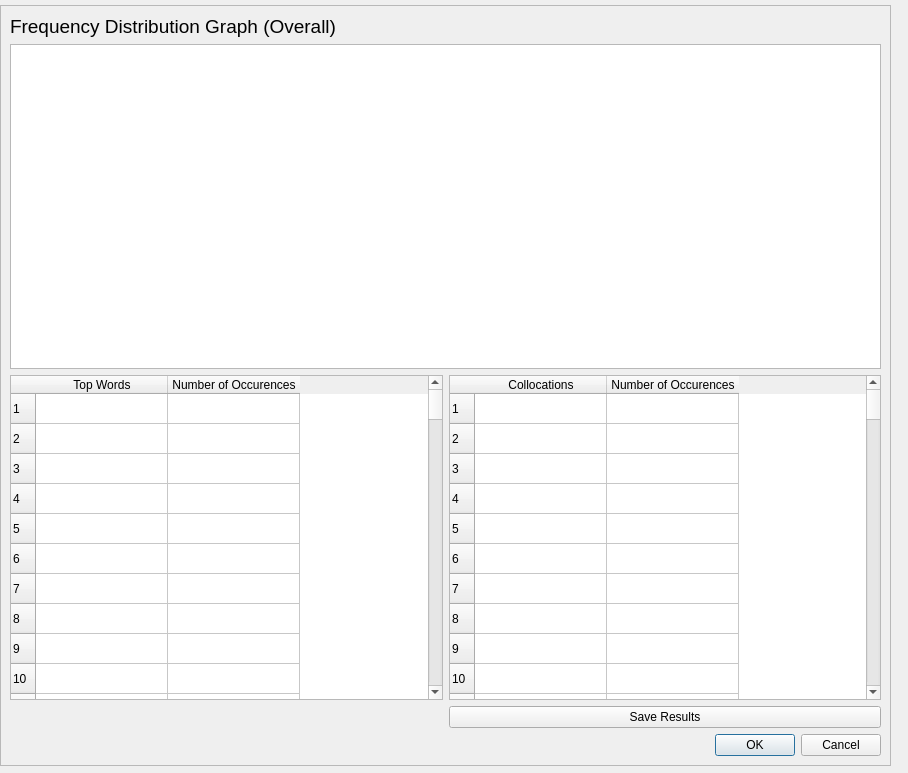
<?xml version="1.0" encoding="UTF-8"?>
<ui version="4.0">
 <class>FreqDistDialog</class>
 <widget class="QDialog" name="FreqDistDialog">
  <property name="geometry">
   <rect>
    <x>0</x>
    <y>0</y>
    <width>908</width>
    <height>773</height>
   </rect>
  </property>
  <property name="windowTitle">
   <string>Frequency Distribution Results</string>
  </property>
  <property name="sizeGripEnabled">
   <bool>false</bool>
  </property>
  <widget class="QFrame" name="frFreqDist">
   <property name="geometry">
    <rect>
     <x>0</x>
     <y>5</y>
     <width>891</width>
     <height>761</height>
    </rect>
   </property>
   <property name="frameShape">
    <enum>QFrame::StyledPanel</enum>
   </property>
   <property name="frameShadow">
    <enum>QFrame::Raised</enum>
   </property>
   <layout class="QGridLayout" name="gridLayout">
    <item row="0" column="0">
     <widget class="QLabel" name="lblFreqDistGrapg">
      <property name="font">
       <font>
        <pointsize>14</pointsize>
       </font>
      </property>
      <property name="text">
       <string>Frequency Distribution Graph (Overall)</string>
      </property>
     </widget>
    </item>
    <item row="1" column="0" colspan="2">
     <widget class="QGraphicsView" name="gvFreqDistGraph">
      <property name="sizeAdjustPolicy">
       <enum>QAbstractScrollArea::AdjustToContents</enum>
      </property>
     </widget>
    </item>
    <item row="2" column="0">
     <widget class="QTableWidget" name="tblTopWords">
      <property name="sortingEnabled">
       <bool>true</bool>
      </property>
      <property name="rowCount">
       <number>100</number>
      </property>
      <attribute name="horizontalHeaderCascadingSectionResizes">
       <bool>false</bool>
      </attribute>
      <attribute name="horizontalHeaderDefaultSectionSize">
       <number>132</number>
      </attribute>
      <row/>
      <row/>
      <row/>
      <row/>
      <row/>
      <row/>
      <row/>
      <row/>
      <row/>
      <row/>
      <row/>
      <row/>
      <row/>
      <row/>
      <row/>
      <row/>
      <row/>
      <row/>
      <row/>
      <row/>
      <row/>
      <row/>
      <row/>
      <row/>
      <row/>
      <row/>
      <row/>
      <row/>
      <row/>
      <row/>
      <row/>
      <row/>
      <row/>
      <row/>
      <row/>
      <row/>
      <row/>
      <row/>
      <row/>
      <row/>
      <row/>
      <row/>
      <row/>
      <row/>
      <row/>
      <row/>
      <row/>
      <row/>
      <row/>
      <row/>
      <row/>
      <row/>
      <row/>
      <row/>
      <row/>
      <row/>
      <row/>
      <row/>
      <row/>
      <row/>
      <row/>
      <row/>
      <row/>
      <row/>
      <row/>
      <row/>
      <row/>
      <row/>
      <row/>
      <row/>
      <row/>
      <row/>
      <row/>
      <row/>
      <row/>
      <row/>
      <row/>
      <row/>
      <row/>
      <row/>
      <row/>
      <row/>
      <row/>
      <row/>
      <row/>
      <row/>
      <row/>
      <row/>
      <row/>
      <row/>
      <row/>
      <row/>
      <row/>
      <row/>
      <row/>
      <row/>
      <row/>
      <row/>
      <row/>
      <row/>
      <column>
       <property name="text">
        <string>Top Words</string>
       </property>
      </column>
      <column>
       <property name="text">
        <string>Number of Occurences</string>
       </property>
      </column>
     </widget>
    </item>
    <item row="5" column="1">
     <widget class="QDialogButtonBox" name="buttonBox">
      <property name="orientation">
       <enum>Qt::Horizontal</enum>
      </property>
      <property name="standardButtons">
       <set>QDialogButtonBox::Cancel|QDialogButtonBox::Ok</set>
      </property>
     </widget>
    </item>
    <item row="2" column="1">
     <widget class="QTableWidget" name="tableWidget">
      <property name="sortingEnabled">
       <bool>true</bool>
      </property>
      <property name="rowCount">
       <number>100</number>
      </property>
      <attribute name="horizontalHeaderDefaultSectionSize">
       <number>132</number>
      </attribute>
      <row/>
      <row/>
      <row/>
      <row/>
      <row/>
      <row/>
      <row/>
      <row/>
      <row/>
      <row/>
      <row/>
      <row/>
      <row/>
      <row/>
      <row/>
      <row/>
      <row/>
      <row/>
      <row/>
      <row/>
      <row/>
      <row/>
      <row/>
      <row/>
      <row/>
      <row/>
      <row/>
      <row/>
      <row/>
      <row/>
      <row/>
      <row/>
      <row/>
      <row/>
      <row/>
      <row/>
      <row/>
      <row/>
      <row/>
      <row/>
      <row/>
      <row/>
      <row/>
      <row/>
      <row/>
      <row/>
      <row/>
      <row/>
      <row/>
      <row/>
      <row/>
      <row/>
      <row/>
      <row/>
      <row/>
      <row/>
      <row/>
      <row/>
      <row/>
      <row/>
      <row/>
      <row/>
      <row/>
      <row/>
      <row/>
      <row/>
      <row/>
      <row/>
      <row/>
      <row/>
      <row/>
      <row/>
      <row/>
      <row/>
      <row/>
      <row/>
      <row/>
      <row/>
      <row/>
      <row/>
      <row/>
      <row/>
      <row/>
      <row/>
      <row/>
      <row/>
      <row/>
      <row/>
      <row/>
      <row/>
      <row/>
      <row/>
      <row/>
      <row/>
      <row/>
      <row/>
      <row/>
      <row/>
      <row/>
      <row/>
      <column>
       <property name="text">
        <string>Collocations</string>
       </property>
      </column>
      <column>
       <property name="text">
        <string>Number of Occurences</string>
       </property>
      </column>
     </widget>
    </item>
    <item row="3" column="1">
     <widget class="QPushButton" name="btnSave">
      <property name="text">
       <string>Save Results</string>
      </property>
     </widget>
    </item>
   </layout>
  </widget>
 </widget>
 <resources/>
 <connections>
  <connection>
   <sender>buttonBox</sender>
   <signal>accepted()</signal>
   <receiver>FreqDistDialog</receiver>
   <slot>accept()</slot>
   <hints>
    <hint type="sourcelabel">
     <x>248</x>
     <y>254</y>
    </hint>
    <hint type="destinationlabel">
     <x>157</x>
     <y>274</y>
    </hint>
   </hints>
  </connection>
  <connection>
   <sender>buttonBox</sender>
   <signal>rejected()</signal>
   <receiver>FreqDistDialog</receiver>
   <slot>reject()</slot>
   <hints>
    <hint type="sourcelabel">
     <x>316</x>
     <y>260</y>
    </hint>
    <hint type="destinationlabel">
     <x>286</x>
     <y>274</y>
    </hint>
   </hints>
  </connection>
 </connections>
</ui>
